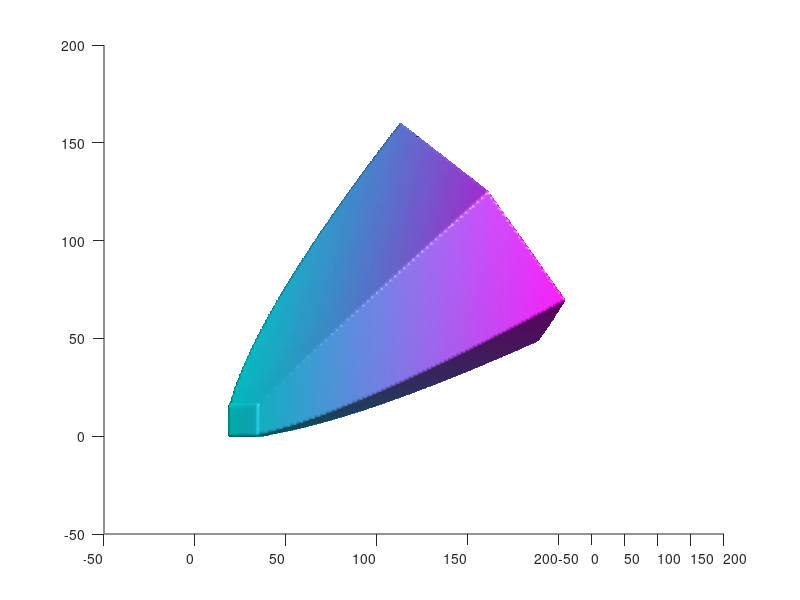

MATLAB code for this plot: (Note: this script raises an error after producing the figure.)
% --------------------------- Granular Mechanics Lab ------------------------
% Written by - Saurabh, Indian Institute of Science
%% Hoek-Brown failure surface

% parameters
m = 5.85; s = 0.5; a = 0.5; Y = 20; I1CutOff = 300;

% domain of stress-space
SMin = -10; SMax = 200; number = 200;

% mesh grid for stress-space
[a1,a2,a3] = meshgrid(linspace(SMin,SMax,number));

% principal invariants of stresses calculated at each point of grid
I1 = a1+a2+a3; 
I2 = a1.*a2+a2.*a3+a3.*a1; 
I3 = a1.*a2.*a3; 

% f is the failure criteria
f=max(max(a1,a2),a3)-min(min(a1,a2),a3)-Y*(m*min(min(a1,a2),a3)/Y+s).^a;

f((a1<0)|(a2<0)|(a3<0)|(I1>I1CutOff)) = 1;
% Now we have the failure function calculated at each point in the domain
% of the stress space
% failure function has a value at each point in stress-space
% we want the locus of all the point having zero function value use
% isosurface for the same

[faces1,verts1,colors1] = isosurface(a1,a2,a3,f,0,a1);
% patch is used to provide different specification for the function
hp1 = patch('Vertices', verts1, 'Faces', faces1, ...
    'FaceVertexCData', colors1, ...
    'FaceColor','flat', ...
    'edgecolor', 'b','FaceAlpha',0.6);

% chosing the shading type below (flat, faceted, interp)
shading flat
colormap(cool);

% view to look from the hydrostatic axis
view(20,0);

% lighting and camera
camlight
lighting gouraud
hold on

% plotting the x, y,z axis with hydrostatic line
arrow3([SMin,SMin,SMin],[SMax,SMax,SMax],'c-4',3,6)
text(SMax,SMax,SMax,'I_1','FontSize',24.0)
% axis limits
axis([SMin SMax SMin SMax SMin SMax])
% arrow for the axes
arrow3([0,0,0],[SMax,0,0],'r-2',3,6)
arrow3([0,0,0],[0,SMax,0],'g-2',3,6)
arrow3([0,0,0],[0,0,SMax],'b-2',3,6)
text(SMax,0,0,'\sigma_1','FontSize',24.0)
text(0,SMax,0,'\sigma_2','FontSize',24.0)
text(0,0,SMax,'\sigma_3','FontSize',24.0)
grid on
hold on